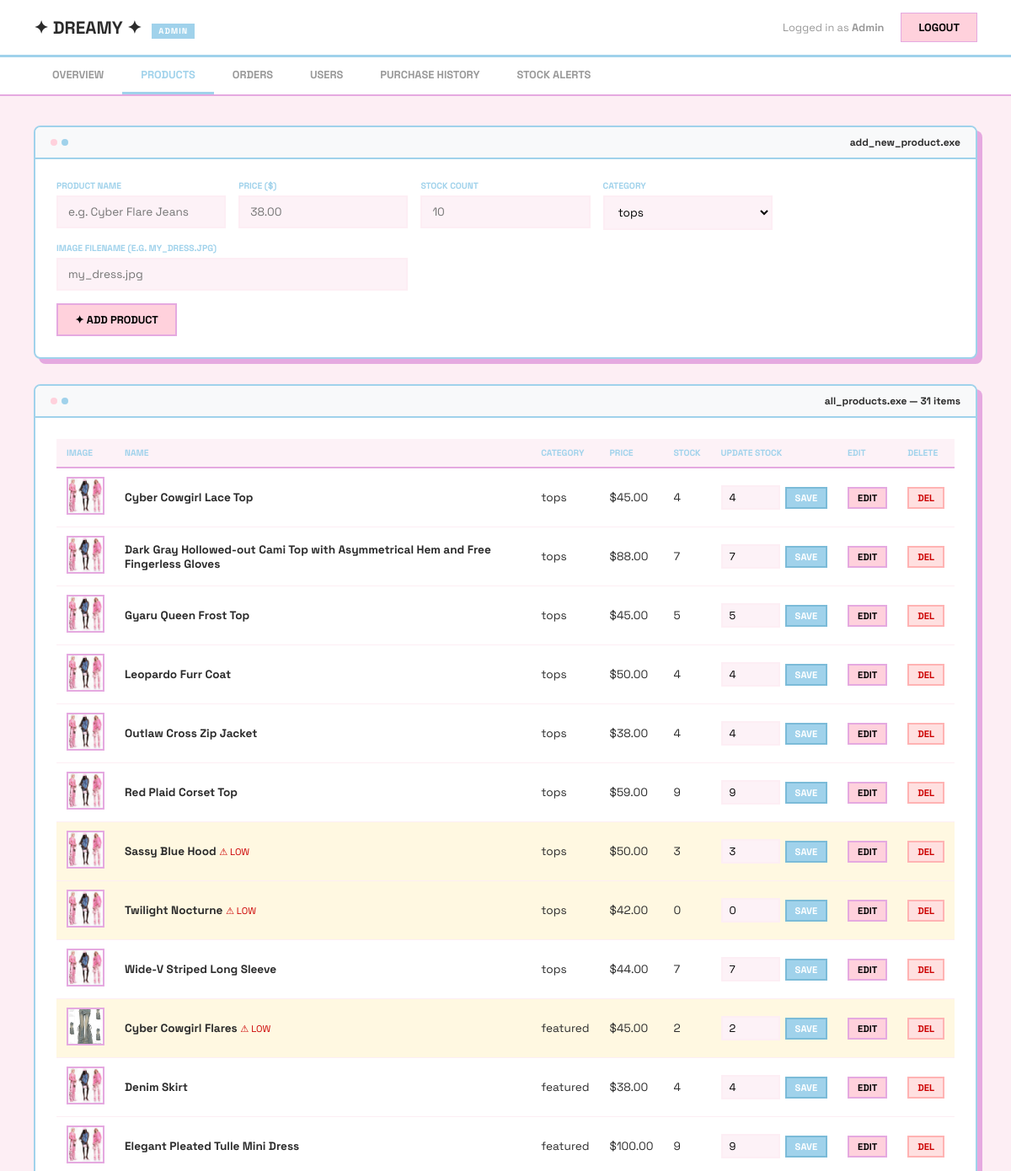
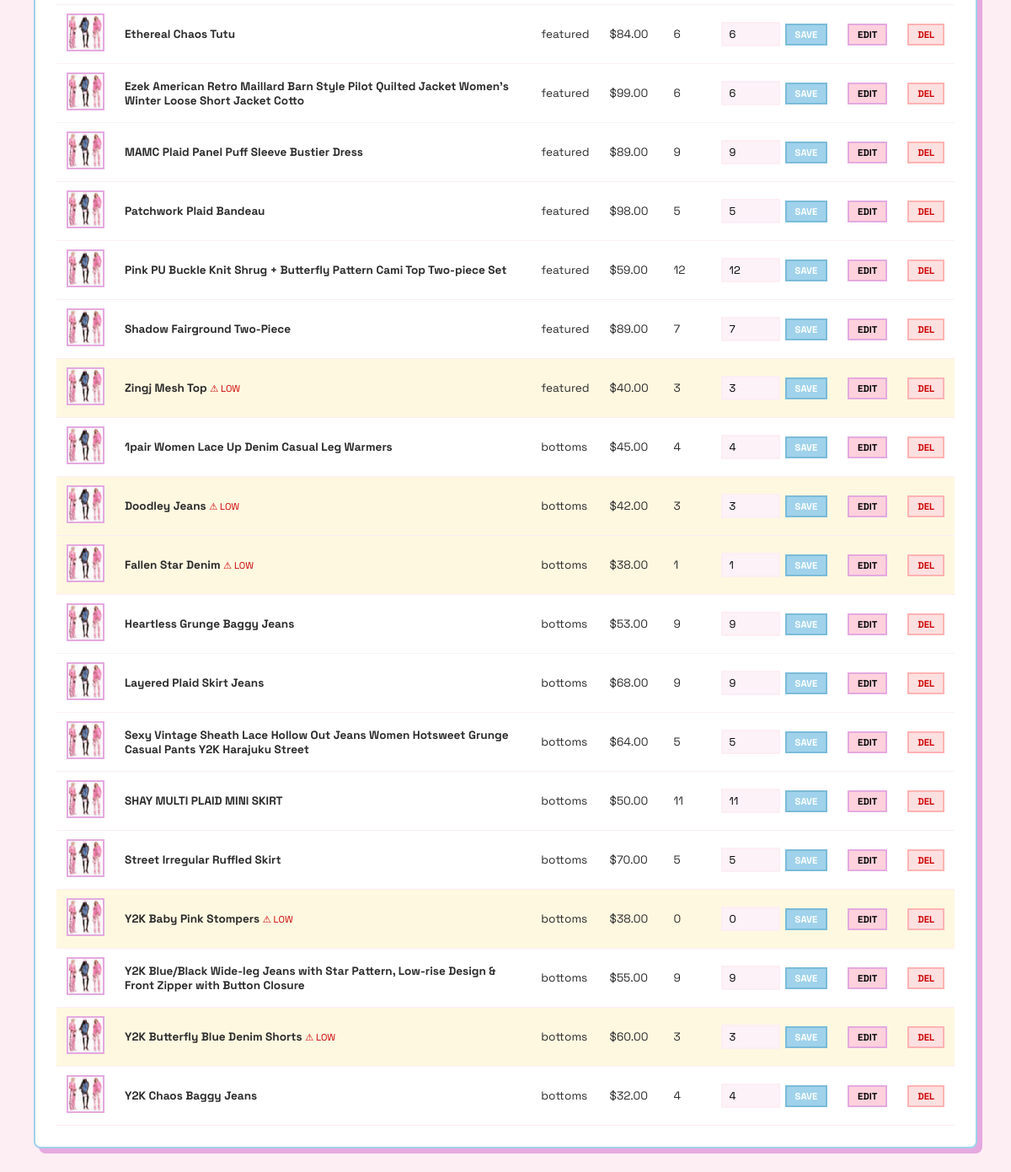
/admin_dashboard.php?tab=products (signed in), run on the app's committed database (2 pictures, top to bottom).
### tables this page shows
CREATE TABLE `products` (
  `product_id` int(11) NOT NULL,
  `name` varchar(100) NOT NULL,
  `price` decimal(10,2) NOT NULL,
  `img_url` varchar(255) DEFAULT NULL,
  `category_id` int(11) DEFAULT NULL,
  `stock_count` int(11) DEFAULT 5
);

CREATE TABLE `categories` (
  `category_id` int(11) NOT NULL,
  `category_name` varchar(50) NOT NULL
);

### admin_dashboard.php (the view, shortened to what this page needs)
<?php
include('db_config.php');
$admin_name = htmlspecialchars($_SESSION['admin_name']);
$products   = mysqli_query($conn, "SELECT p.*, c.category_name FROM products p JOIN categories c ON p.category_id = c.category_id ORDER BY p.category_id, p.name");
$total_products = mysqli_fetch_assoc(mysqli_query($conn, "SELECT COUNT(*) as c FROM products"))['c'];
$total_users    = mysqli_fetch_assoc(mysqli_query($conn, "SELECT COUNT(*) as c FROM users"))['c'];
$total_orders   = mysqli_fetch_assoc(mysqli_query($conn, "SELECT COUNT(*) as c FROM orders WHERE status != 'pending'"))['c'];
$total_revenue  = mysqli_fetch_assoc(mysqli_query($conn, "SELECT COALESCE(SUM(total_price),0) as t FROM orders WHERE status='delivered' AND payment_status='received'"))['t'];
$active_tab = isset($_GET['tab']) ? $_GET['tab'] : 'overview';
?>
<!DOCTYPE html>
<html lang="en">
<head>
</head>
<body>
<div class="admin-bar">
    <div>
        <span class="logo">✦ DREAMY ✦</span>
        <span class="admin-badge">ADMIN</span>
    </div>
    <div style="display:flex; align-items:center; gap:20px;">
        <span style="font-size:0.8rem; color:#999;">Logged in as <strong><?php echo $admin_name; ?></strong></span>
        <a href="admin_dashboard.php?logout=1" class="logout-btn">LOGOUT</a>
    </div>
</div>
<div class="tab-nav">
    <a href="?tab=overview"  class="<?php echo $active_tab=='overview'  ? 'active':''; ?>">Overview</a>
    <a href="?tab=products"  class="<?php echo $active_tab=='products'  ? 'active':''; ?>">Products</a>
    <a href="?tab=orders"    class="<?php echo $active_tab=='orders'    ? 'active':''; ?>">Orders</a>
    <a href="?tab=users"     class="<?php echo $active_tab=='users'     ? 'active':''; ?>">Users</a>
    <a href="?tab=purchases" class="<?php echo $active_tab=='purchases' ? 'active':''; ?>">Purchase History</a>
    <a href="?tab=alerts"    class="<?php echo $active_tab=='alerts'    ? 'active':''; ?>">Stock Alerts</a>
</div>
<div class="container">
<?php if ($active_tab == 'overview'): ?>
    <div class="stats-grid">
        <div class="stat-card">
            <div class="stat-label">Total Products</div>
            <div class="stat-value"><?php echo $total_products; ?></div>
        </div>
        <div class="stat-card">
            <div class="stat-label">Total Users</div>
            <div class="stat-value"><?php echo $total_users; ?></div>
        </div>
        <div class="stat-card">
            <div class="stat-label">Confirmed Orders</div>
            <div class="stat-value"><?php echo $total_orders; ?></div>
        </div>
        <div class="stat-card">
            <div class="stat-label">Total Revenue</div>
            <div class="stat-value">$<?php echo number_format($total_revenue, 2); ?></div>
        </div>
    </div>
    <div class="panel">
        <div class="panel-header">
            <span>recent_orders.exe</span>
            <a href="?tab=orders" class="btn btn-blue" style="font-size:0.7rem; padding:5px 14px;">VIEW ALL</a>
        </div>
        <div class="panel-body">
            <table>
                <tr><th>Order ID</th><th>Customer</th><th>Total</th><th>Status</th><th>Date</th></tr>
                <?php
                $recent = mysqli_query($conn, "SELECT o.order_id, o.status, o.total_price, o.order_date AS created_at, u.username FROM orders o JOIN users u ON o.user_id=u.user_id WHERE o.status != 'pending' ORDER BY o.order_date DESC LIMIT 5");
                while ($row = mysqli_fetch_assoc($recent)): ?>
                <tr>
                    <td><strong>#<?php echo $row['order_id']; ?></strong></td>
                    <td><?php echo htmlspecialchars($row['username']); ?></td>
                    <td><strong>$<?php echo number_format($row['total_price'],2); ?></strong></td>
                    <td><span class="badge badge-<?php echo $row['status']; ?>"><?php echo $row['status']; ?></span></td>
                    <td style="color:#999; font-size:0.8rem;"><?php echo date('d M Y', strtotime($row['created_at'])); ?></td>
                </tr>
                <?php endwhile; ?>
            </table>
        </div>
    </div>
<?php elseif ($active_tab == 'products'): ?>
    <div class="panel" id="add-product-form" style="margin-bottom:30px;">
        <div class="panel-header">
            <div class="dots"><span class="dot pink"></span><span class="dot blue"></span></div>
            <span>add_new_product.exe</span>
        </div>
        <div class="panel-body">
            <form method="POST" action="admin_dashboard.php?tab=products#add-product-form" id="add-product-form">
                <div class="form-grid">
                    <div class="form-group">
                        <label>Product Name</label>
                        <input type="text" name="name" placeholder="e.g. Cyber Flare Jeans" required>
                    </div>
                    <div class="form-group">
                        <label>Price ($)</label>
                        <input type="number" step="0.01" name="price" placeholder="38.00" required>
                    </div>
                    <div class="form-group">
                        <label>Stock Count</label>
                        <input type="number" name="stock_count" placeholder="10" required>
                    </div>
                    <div class="form-group">
                        <label>Category</label>
                        <select name="category_id" required>
                            <?php
                            $cats = mysqli_query($conn, "SELECT * FROM categories");
                            while ($c = mysqli_fetch_assoc($cats)):
                            ?>
                            <option value="<?php echo $c['category_id']; ?>"><?php echo $c['category_name']; ?></option>
                            <?php endwhile; ?>
                        </select>
                    </div>
                    <div class="form-group" style="grid-column: span 2;">
                        <label>Image Filename (e.g. my_dress.jpg)</label>
                        <input type="text" name="img_url" placeholder="my_dress.jpg" required>
                    </div>
                </div>
                <button type="submit" name="add_product" class="btn btn-pink">✦ ADD PRODUCT</button>
            </form>
        </div>
    </div>
    <div class="panel">
        <div class="panel-header">
            <div class="dots"><span class="dot pink"></span><span class="dot blue"></span></div>
            <span>all_products.exe — <?php echo $total_products; ?> items</span>
        </div>
        <div class="panel-body">
            <table>
                <tr><th>Image</th><th>Name</th><th>Category</th><th>Price</th><th>Stock</th><th>Update Stock</th><th>Edit</th><th>Delete</th></tr>
                <?php
                mysqli_data_seek($products, 0);
                while ($p = mysqli_fetch_assoc($products)):
                    $low = $p['stock_count'] <= 3;
                    $pid = $p['product_id'];
                ?>
                <tr id="product-row-<?php echo $pid; ?>" class="<?php echo $low ? 'alert-row':''; ?>">
                    <td><img src="<?php echo htmlspecialchars($p['img_url']); ?>" class="product-thumb" onerror="this.src='mod.jpg'"></td>
                    <td><strong><?php echo htmlspecialchars($p['name']); ?></strong><?php if($low) echo ' <span style="color:#c00; font-size:0.7rem;">⚠ LOW</span>'; ?></td>
                    <td><?php echo $p['category_name']; ?></td>
                    <td>$<?php echo number_format($p['price'],2); ?></td>
                    <td><?php echo $p['stock_count']; ?></td>
                    <td>
                        <form method="POST" action="admin_dashboard.php?tab=products" class="inline-form" style="display:flex; gap:6px; align-items:center;">
                            <input type="number" name="stock_count" class="stock-input" value="<?php echo $p['stock_count']; ?>" min="0">
                            <button type="submit" name="update_stock" class="btn btn-blue" style="padding:4px 10px; font-size:0.7rem;">SAVE</button>
                        </form>
                    </td>
                    <td>
                        <button class="btn btn-pink" style="padding:4px 10px; font-size:0.7rem;"
                            onclick="toggleEdit(<?php echo $pid; ?>)">EDIT</button>
                    </td>
                    <td>
                        <button type="button" class="btn btn-red" style="padding:4px 10px; font-size:0.7rem;"
                           onclick="showConfirmDeleteProduct('Delete this product?', <?php echo $pid; ?>)">DEL</button>
                    </td>
                </tr>
                <?php endwhile; ?>
            </table>
        </div>
    </div>
<?php endif; ?>
</div>
</body>
</html>

### admin_dashboard.php (style rules this page uses)
* { margin:0; padding:0; box-sizing:border-box; font-family:'Space Grotesk',sans-serif; }
body { background:#FDEEF4; color:#2B2B2B; }
.admin-bar { background: white; border-bottom: 3px solid #A0D2EB; padding: 15px 40px; display: flex; justify-content: space-between; align-items: center; position: sticky; top:0; z-index:100; }
.admin-bar .logo { font-weight:700; font-size:1.3rem; }
.admin-badge { background:#A0D2EB; color:white; font-size:0.6rem; padding:3px 8px; font-weight:700; letter-spacing:1px; margin-left:8px; }
.logout-btn { background:#FFD1DC; border:1px solid #E5A9E0; padding:8px 20px; font-weight:700; font-size:0.8rem; text-decoration:none; color:#000; }
.tab-nav { background:white; border-bottom:2px solid #E5A9E0; display:flex; gap:0; padding: 0 40px; }
.tab-nav a { padding: 12px 22px; font-size:0.8rem; font-weight:700; text-decoration:none; color:#999; border-bottom:3px solid transparent; text-transform:uppercase; }
.tab-nav a.active { color:#A0D2EB; border-bottom-color:#A0D2EB; }
.container { padding:35px 40px; max-width:1200px; margin:0 auto; }
.panel { background:white; border:2px solid #A0D2EB; box-shadow:6px 6px 0 #E5A9E0; border-radius:8px; overflow:hidden; margin-bottom:30px; }
.panel-header { background:#f8f9fa; border-bottom:2px solid #A0D2EB; padding:10px 18px; display:flex; justify-content:space-between; align-items:center; font-size:0.75rem; font-weight:700; }
.panel-body { padding:25px; }
table { width:100%; border-collapse:collapse; font-size:0.85rem; }
th { background:#fdf2f7; padding:10px 12px; text-align:left; font-size:0.65rem; text-transform:uppercase; color:#A0D2EB; font-weight:700; border-bottom:2px solid #E5A9E0; }
td { padding:10px 12px; border-bottom:1px solid #fdeef4; vertical-align:middle; }
.form-grid { display:grid; grid-template-columns:repeat(auto-fill,minmax(200px,1fr)); gap:15px; margin-bottom:15px; }
.form-group label { display:block; font-size:0.65rem; font-weight:700; color:#A0D2EB; text-transform:uppercase; margin-bottom:5px; }
.form-group input, .form-group select { width:100%; padding:9px 12px; border:2px solid #FDEEF4; font-family:'Space Grotesk',sans-serif; font-size:0.85rem; background:#fdf2f7; }
.btn { padding:9px 20px; font-family:'Space Grotesk',sans-serif; font-weight:700; font-size:0.8rem; cursor:pointer; border:2px solid; text-transform:uppercase; text-decoration:none; display:inline-block; transition:0.2s; }
.btn-pink { background:#FFD1DC; border-color:#E5A9E0; color:#000; }
.btn-blue { background:#A0D2EB; border-color:#7bbbd8; color:#fff; }
.btn-red { background:#ffe0e0; border-color:#ffb3b3; color:#c00; }
.alert-row { background:#fff8e1 !important; }
.dots { display:flex; gap:5px; }
.dot { width:8px; height:8px; border-radius:50%; }
.pink { background:#FFD1DC; }
.blue { background:#A0D2EB; }
.product-thumb { width:45px; height:45px; object-fit:cover; border:2px solid #E5A9E0; }
.inline-form { display:inline; }
.stock-input { width:70px; padding:4px 8px; border:2px solid #FDEEF4; font-family:'Space Grotesk',sans-serif; font-size:0.8rem; background:#fdf2f7; }

### data on the page
products: name "Cyber Cowgirl Lace Top", category.category_name "tops", price "45.00", stock_count "4"
products: name "Dark Gray Hollowed-out Cami Top with Asymmetrical Hem and Free Fingerless Gloves", category.category_name "tops", price "88.00", stock_count "7"
products: name "Gyaru Queen Frost Top", category.category_name "tops", price "45.00", stock_count "5"
products: name "Leopardo Furr Coat", category.category_name "tops", price "50.00", stock_count "4"
products: name "Outlaw Cross Zip Jacket", category.category_name "tops", price "38.00", stock_count "4"
products: name "Red Plaid Corset Top", category.category_name "tops", price "59.00", stock_count "9"
products: name "Sassy Blue Hood", shows "⚠ LOW", category.category_name "tops", price "50.00", stock_count "3"
products: name "Twilight Nocturne", shows "⚠ LOW", category.category_name "tops", price "42.00", stock_count "0"
products: name "Wide-V Striped Long Sleeve", category.category_name "tops", price "44.00", stock_count "7"
products: img_url (picture), name "Cyber Cowgirl Flares", shows "⚠ LOW", category.category_name "featured", price "45.00", stock_count "2"
products: name "Denim Skirt", category.category_name "featured", price "38.00", stock_count "4"
products: name "Elegant Pleated Tulle Mini Dress", category.category_name "featured", price "100.00", stock_count "9"
products: name "Ethereal Chaos Tutu", category.category_name "featured", price "84.00", stock_count "6"
products: name "Ezek American Retro Maillard Barn Style Pilot Quilted Jacket Women's Winter Loose Short Jacket Cotto", category.category_name "featured", price "99.00", stock_count "6"
products: name "MAMC Plaid Panel Puff Sleeve Bustier Dress", category.category_name "featured", price "89.00", stock_count "9"
products: name "Patchwork Plaid Bandeau", category.category_name "featured", price "98.00", stock_count "5"
products: name "Pink PU Buckle Knit Shrug + Butterfly Pattern Cami Top Two-piece Set", category.category_name "featured", price "59.00", stock_count "12"
products: name "Shadow Fairground Two-Piece", category.category_name "featured", price "89.00", stock_count "7"
products: name "Zingj Mesh Top", shows "⚠ LOW", category.category_name "featured", price "40.00", stock_count "3"
products: name "1pair Women Lace Up Denim Casual Leg Warmers", category.category_name "bottoms", price "45.00", stock_count "4"
products: name "Doodley Jeans", shows "⚠ LOW", category.category_name "bottoms", price "42.00", stock_count "3"
products: name "Fallen Star Denim", shows "⚠ LOW", category.category_name "bottoms", price "38.00", stock_count "1"
products: name "Heartless Grunge Baggy Jeans", category.category_name "bottoms", price "53.00", stock_count "9"
products: name "Layered Plaid Skirt Jeans", category.category_name "bottoms", price "68.00", stock_count "9"
products: name "Sexy Vintage Sheath Lace Hollow Out Jeans Women Hotsweet Grunge Casual Pants Y2K Harajuku Street", category.category_name "bottoms", price "64.00", stock_count "5"
products: name "SHAY MULTI PLAID MINI SKIRT", category.category_name "bottoms", price "50.00", stock_count "11"
products: name "Street Irregular Ruffled Skirt", category.category_name "bottoms", price "70.00", stock_count "5"
products: name "Y2K Baby Pink Stompers", shows "⚠ LOW", category.category_name "bottoms", price "38.00", stock_count "0"
products: name "Y2K Blue/Black Wide-leg Jeans with Star Pattern, Low-rise Design & Front Zipper with Button Closure", category.category_name "bottoms", price "55.00", stock_count "9"
products: name "Y2K Butterfly Blue Denim Shorts", shows "⚠ LOW", category.category_name "bottoms", price "60.00", stock_count "3"
products: name "Y2K Chaos Baggy Jeans", category.category_name "bottoms", price "32.00", stock_count "4"

### other printed values
$admin_name "Admin"
$total_products "31"
form field category_id "tops"
